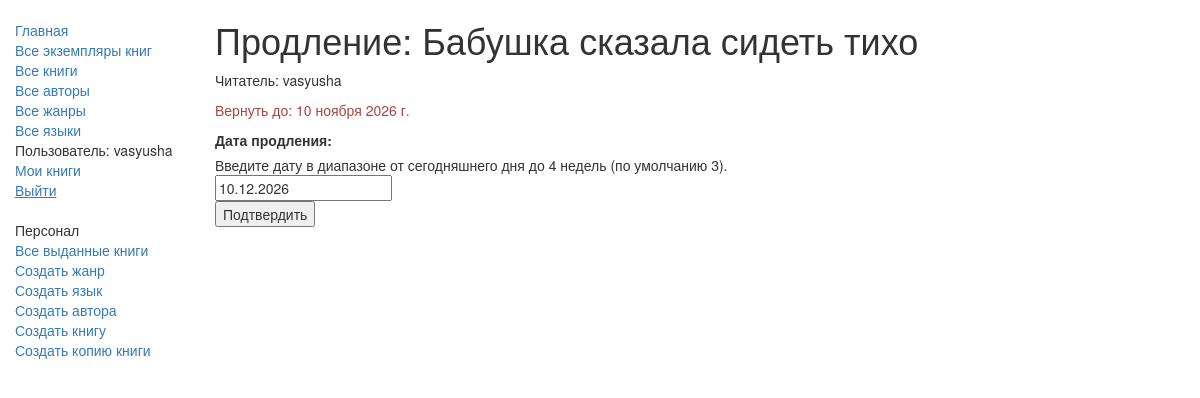
/catalog/book/cd8739fb-f94d-4741-a4fe-0cf44101747a/renew/ (signed in), run on the app's committed database.
### catalog/models.py (models this page shows, shortened)
class BookInstance(models.Model):
    id = models.UUIDField(
        primary_key=True,
        default=uuid.uuid4,
        help_text="Уникальный ID для конкретного экземпляра во всей библиотеке"
    )
    book = models.ForeignKey(
        Book,
        on_delete=models.SET_NULL,
        null=True,
        verbose_name="Книга"
    )
    imprint = models.CharField(max_length=200, verbose_name="Издательство")
    due_back = models.DateField(verbose_name="Дата возврата", null=True, blank=True)
    borrower = models.ForeignKey(
        User,
        on_delete=models.SET_NULL,
        null=True,
        blank=True,
        verbose_name="Читатель"
    )
    LOAN_STATUS = (
        ('m', 'На обслуживании'),
        ('o', 'Выдана'),
        ('a', 'Доступна'),
        ('r', 'Забронирована'),
    )
    status = models.CharField(
        max_length=1,
        choices=LOAN_STATUS,
        blank=True,
        default='m',
        verbose_name="Статус",
        help_text='Доступность книги'
    )
    class Meta:
        ordering = ["due_back"]
        verbose_name = "Экземпляр книги"
        verbose_name_plural = "Экземпляры книг"
        permissions = (("can_mark_returned", "Отметить книгу как возвращенную"),)
    @property
    def is_overdue(self):
        if self.due_back and date.today() > self.due_back:
            return True
        return False

class Book(models.Model):
    title = models.CharField(max_length=200, verbose_name="Название")
    author = models.ForeignKey(
        Author,
        on_delete=models.SET_NULL,
        null=True,
        verbose_name="Автор"
    )
    summary = models.TextField(
        max_length=1000,
        verbose_name="Аннотация",
        help_text="Введите краткое описание книги"
    )
    isbn = models.CharField(
        max_length=13,
        verbose_name="ISBN",
        help_text='13 символов <a href="https://www.isbn-international.org/content/what-isbn">ISBN номер</a>'
    )
    genre = models.ManyToManyField(
        Genre,
        verbose_name="Жанр",
        help_text="Выберите жанр для этой книги"
    )
    language = models.ForeignKey(
        Language,
        on_delete=models.SET_NULL,
        null=True,
        verbose_name="Язык"
    )
    class Meta:
        verbose_name = "Книга"
        verbose_name_plural = "Книги"
    def display_genre(self):
        return ', '.join([genre.name for genre in self.genre.all()[:3]])
    display_genre.short_description = 'Жанр'

### catalog/views.py (the view)
# urls.py: path('book/<str:pk>/renew/', views.renew_book_librarian, name='renew-book-librarian'),
@permission_required('catalog.can_mark_returned')
def renew_book_librarian(request, pk):
    book_inst = get_object_or_404(BookInstance, pk=pk)
    if request.method == 'POST':
        form = RenewBookForm(request.POST)
        if form.is_valid():
            book_inst.due_back = form.cleaned_data['renewal_date']
            book_inst.save()
            return HttpResponseRedirect(reverse('all-borrowed'))
    else:
        proposed_renewal_date = datetime.date.today() + datetime.timedelta(weeks=3)
        form = RenewBookForm(initial={'renewal_date': proposed_renewal_date})
    return render(request, 'catalog/book_renew_librarian.html',
                  {'form': form, 'bookinst': book_inst})

### catalog/forms.py (shortened to what this page needs)
class RenewBookForm(forms.Form):
    renewal_date = forms.DateField(
        label='Дата продления',
        help_text="Введите дату в диапазоне от сегодняшнего дня до 4 недель (по умолчанию 3).",
    )

### catalog/templates/catalog/book_renew_librarian.html (shortened to what this page needs)
{% extends "base_generic.html" %}
{% block content %}
    <h1>Продление: {{bookinst.book.title}}</h1>
    <p>Читатель: {{bookinst.borrower}}</p>
    <p{% if bookinst.is_overdue %} class="text-danger"{% endif %}>Вернуть до: {{bookinst.due_back}}</p>
    <form action="" method="post">
        <table>
        {{ form }}
        </table>
        <input type="submit" value="Подтвердить" />
    </form>
{% endblock %}

### catalog/templates/base_generic.html (shortened to what this page needs)
<!DOCTYPE html>
<html lang="ru">
  <head>
    <link
      rel="stylesheet"
      href="https://maxcdn.bootstrapcdn.com/bootstrap/3.3.7/css/bootstrap.min.css" />
    {% load static %}
    <link rel="stylesheet" href="{% static 'css/styles.css' %}" />
  </head>
  <body>
    <div class="container-fluid">
      <div class="row">
        <div class="col-sm-2">
          {% block sidebar %}
            <ul class="sidebar-nav">
                <li><a href="{% url 'index' %}">Главная</a></li>
                <li><a href="{% url 'bookinstances' %}">Все экземпляры книг</a></li>
                <li><a href="{% url 'books' %}">Все книги</a></li>
                <li><a href="{% url 'authors' %}">Все авторы</a></li>
                <li><a href="{% url 'genres' %}">Все жанры</a></li>
                <li><a href="{% url 'languages' %}">Все языки</a></li>
              {% if user.is_authenticated %}
                <li>Пользователь: {{ user.get_username }}</li>
                <li><a href="{% url 'my-borrowed' %}">Мои книги</a></li>
                <li>
                  <form method="post" action="{% url 'logout' %}?next={{ request.path }}" style="display:inline;">
                    <button type="submit" style="background:none; border:none; color:#337ab7; padding:0; text-decoration:underline; cursor:pointer;">
                      Выйти
                    </button>
                  </form>
                </li>
              {% else %}
                <li><a href="{% url 'login' %}?next={{ request.path }}">Войти</a></li>
              {% endif %}
            </ul>
            {% if user.is_authenticated and perms.catalog.can_mark_returned %}
              <ul class="sidebar-nav">
                <li>Персонал</li>
                <li><a href="{% url 'all-borrowed' %}">Все выданные книги</a></li>
                <li><a href="{% url 'genre_create' %}">Создать жанр</a></li>
                <li><a href="{% url 'language_create' %}">Создать язык</a></li>
                <li><a href="{% url 'author_create' %}">Создать автора</a></li>
                <li><a href="{% url 'book_create' %}">Создать книгу</a></li>
                <li><a href="{% url 'bookinstance_create' %}">Создать копию книги</a></li>
              </ul>
            {% endif %}
          {% endblock %}
        </div>
        <div class="col-sm-10">
          {% block content %}{% endblock %}
        </div>
      </div>
    </div>
  </body>
</html>

### catalog/static/css/styles.css (style rules this page uses)
.sidebar-nav { margin-top: 20px; padding: 0; list-style: none; }

### data on the page
BookInstance: book "Бабушка сказала сидеть тихо", borrower "vasyusha", due_back "10 ноября 2026 г."

### other printed values
{{ user.get_username }} "vasyusha"
